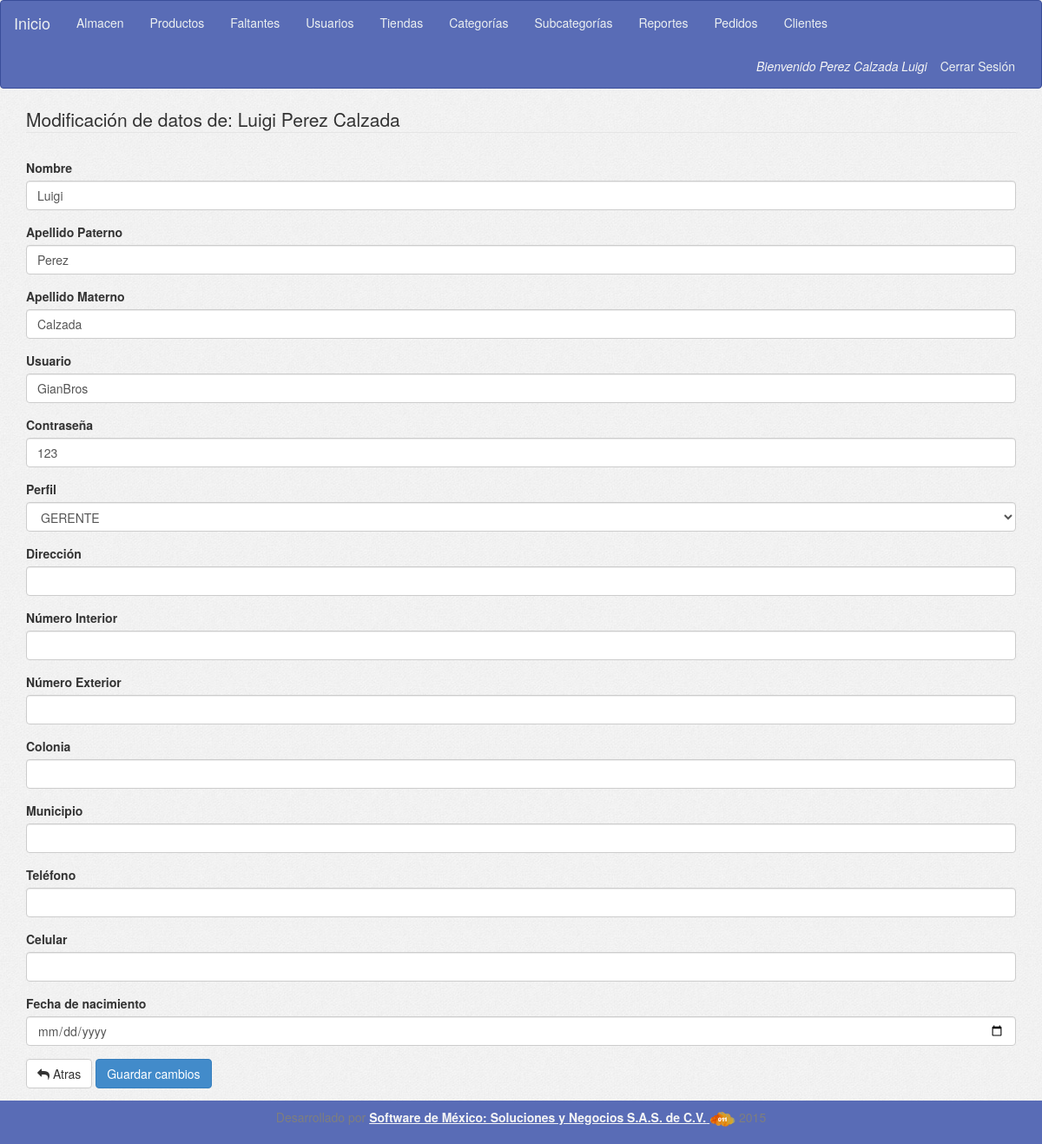
Page /form_update_user.php?id=19 (signed in) on the committed database.
### tables this page shows
CREATE TABLE IF NOT EXISTS `usuarios` (
  `id` int(11) NOT NULL,
  `nombre` varchar(50) NOT NULL,
  `ap` varchar(30) NOT NULL,
  `am` varchar(30) NOT NULL,
  `user` varchar(20) DEFAULT NULL,
  `password` int(11) NOT NULL,
  `perfil_id` int(11) NOT NULL,
  `direccion` varchar(100) DEFAULT NULL,
  `num_int` varchar(10) DEFAULT NULL,
  `num_ext` varchar(10) DEFAULT NULL,
  `colonia` varchar(50) DEFAULT NULL,
  `municipio` varchar(40) DEFAULT NULL,
  `telefono` varchar(15) DEFAULT NULL,
  `celular` varchar(15) DEFAULT NULL,
  `created` date NOT NULL,
  `updated` date NOT NULL,
  `fec_nac` date DEFAULT NULL,
  `activo` tinyint(4) NOT NULL
);

### config/conexion.php (called while the page is built, shortened)
<?php
        $tPerfil="perfiles";
        $tUser="usuarios";
?>

### form_update_user.php (the view, shortened to what this page needs)
<?php
include('config/conexion.php');
include('header.php');
include ('menu.php');
if (!isset($_SESSION['sessA']))
  echo '<div class="row"><div class="col-sm-12 text-center"><h2>No ha iniciado sesión de Administrador</h2></div></div>';
else if ($_SESSION['perfil'] != "1")
  echo '<div class="row><div class="col-sm-12 text-center"><h2>No tienes permiso para entrar a esta sección</h2></div></div>';
else {
  $userId = $_GET['id'];
  $sqlGetUser = "SELECT * FROM $tUser WHERE id='$userId' ";
  $resGetUser = $con->query($sqlGetUser);
  $rowGetUser = $resGetUser->fetch_assoc();
  $sqlGetPerfils = "SELECT id, perfil FROM $tPerfil ";
  $resGetPerfils = $con->query($sqlGetPerfils);
  $optPerfils = '<option></option>';
  while ($rowGetPerfils = $resGetPerfils->fetch_assoc()) {
    if ($rowGetPerfils['id'] == $rowGetUser['perfil_id'])
      $optPerfils .= '<option value="' . $rowGetPerfils['id'] . '" selected>' . $rowGetPerfils['perfil'] . '</option>';
    else
      $optPerfils .= '<option value="' . $rowGetPerfils['id'] . '">' . $rowGetPerfils['perfil'] . '</option>';
  }
  ?>
  <div class="container">
    <div class="row">
      <div class="col-md-12">
        <form id="formUpdUser" name="formUpdUser" method="POST">
          <legend>Modificación de datos de: <?= $rowGetUser['nombre'] . ' ' . $rowGetUser['ap'] . ' ' . $rowGetUser['am']; ?></legend>
          <div class="error"></div>
          <div class="form-group">
            <label>Nombre</label>
            <input type="text" id="inputNombre" name="inputNombre" value="<?= $rowGetUser['nombre']; ?>" class="form-control">
          </div>
          <div class="form-group">
            <label>Apellido Paterno</label>
            <input type="text" id="inputAP" name="inputAP" value="<?= $rowGetUser['ap']; ?>" class="form-control">
          </div>
          <div class="form-group">
            <label>Apellido Materno</label>
            <input type="text" id="inputAM" name="inputAM" value="<?= $rowGetUser['am']; ?>" class="form-control">
          </div>
          <div class="form-group">
            <label>Usuario</label>
            <input type="text" id="inputUser" name="inputUser" value="<?= $rowGetUser['user']; ?>" class="form-control">
          </div>
          <div class="form-group">
            <label>Contraseña</label>
            <input type="text" id="inputPass" name="inputPass" value="<?= $rowGetUser['password']; ?>" class="form-control">
          </div>
          <div class="form-group">
            <label>Perfil</label>
            <select id="inputPerfil" name="inputPerfil" class="form-control">>
              <?= $optPerfils; ?>
            </select>
          </div>
          <div class="form-group">
            <label>Dirección</label>
            <input type="text" id="inputDir" name="inputDir" value="<?= $rowGetUser['direccion']; ?>" class="form-control">
          </div>
          <div class="form-group">
            <label>Número Interior</label>
            <input type="text" id="inputNumInt" name="inputNumInt" value="<?= $rowGetUser['num_int']; ?>" class="form-control">
          </div>
          <div class="form-group">
            <label>Número Exterior</label>
            <input type="text" id="inputNumExt" name="inputNumExt" value="<?= $rowGetUser['num_ext']; ?>" class="form-control">
          </div>
          <div class="form-group">
            <label>Colonia</label>
            <input type="text" id="inputCol" name="inputCol" value="<?= $rowGetUser['colonia']; ?>" class="form-control">
          </div>
          <div class="form-group">
            <label>Municipio</label>
            <input type="text" id="inputMun" name="inputMun" value="<?= $rowGetUser['municipio']; ?>" class="form-control">
          </div>
          <div class="form-group">
            <label>Teléfono</label>
            <input type="number" id="inputTel" name="inputTel" value="<?= $rowGetUser['telefono']; ?>" class="form-control">
          </div>
          <div class="form-group">
            <label>Celular</label>
            <input type="number" id="inputCel" name="inputCel" value="<?= $rowGetUser['celular']; ?>" class="form-control">
          </div>
          <div class="form-group">
            <label>Fecha de nacimiento</label>
            <input type="date" id="inputNacimiento" name="inputNacimiento" value="<?= $rowGetUser['fec_nac']; ?>" class="form-control">
          </div>
          <a href="form_select_user.php" class="btn btn-default"><i class="fa fa-mail-reply"></i> Atras</a>
          <button type="submit" class="btn btn-primary">Guardar cambios</button>
        </form>
      </div>
    </div>
  </div>
  <?php
}
include ('footer.php');
?>

### assets/css/application.css (style rules this page uses)
body { min-height: 100%; background-image: url("../img/bg.jpg"); }
.error { font-size: 1.5rem; padding: .5rem; padding-left: 2rem; color: #4cae4c; }
.container { min-height: 83%; }

### rows in the picture
usuarios: nombre "Luigi", ap "Perez", am "Calzada", inputNombre "Luigi", inputAP "Perez", inputAM "Calzada", inputUser "GianBros", inputPass "123"

### other values in the picture
$_SESSION['userName'] "Perez Calzada Luigi"
form field inputPerfil "GERENTE"
